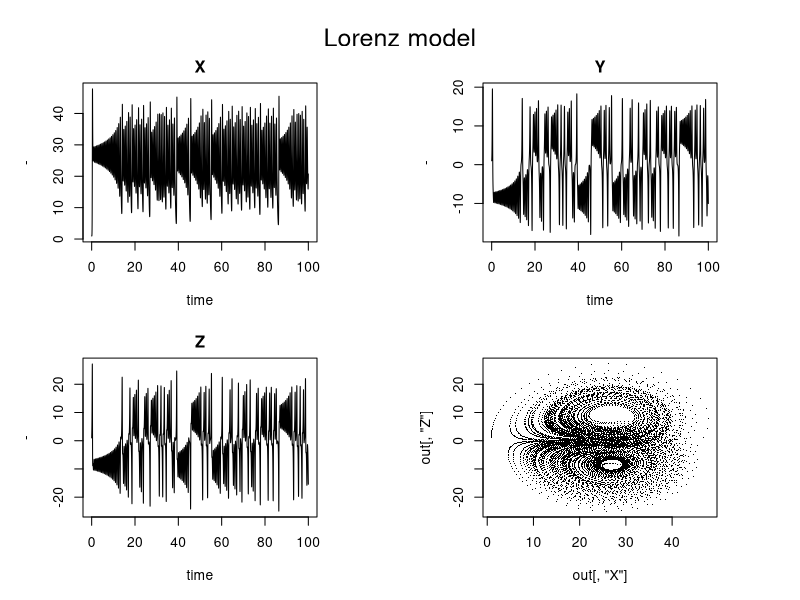

The R script that drew this image:
library(deSolve)

#--------------------------------------------------
# Example from deSolve Tutorial
# 1. A simple ODE: chaos in the atmosphere
#--------------------------------------------------

parameters <- c(a = -8/3, b=-10, c=28)
state <- c(X=1, Y=1, Z=1)

Lorenz <- function(t, state, parameters) {
  with(as.list(c(state, parameters)), {
    #rate of change
    dX <-a*X + Y*Z
    dY <-b * (Y-Z)
    dZ <- -X*Y + c*Y - Z
    #return tge rate of change
    list(c(dX,dY,dZ))
  }) #end with as.list
}

# run model for 100 days and give output at 0.01 daily intervals
# use seq() to create the time sequence
times <- seq(0,100,  by = 0.01)

#use ode() as default integration routine
#ode() input state variabel y, times, model function and parameters. 
#returns matrix with stat variables at requested output times

# ode = ordenairy differential equations
out <- ode(y = state, times = times, func = Lorenz, parms = parameters)
head(out)

#make nice plot
par(mar=c(5,5,2,5))
par(oma = c(0,0,3,0))
plot(out, xlab = "time", ylab = "-")
plot(out[, "X"], out[, "Z"], pch = ".")
mtext(outer = TRUE, side = 3, "Lorenz model", cex = 1.5)

#-------------------------------------------------------------------------
# 2. Solvers for initial value problems of ordinary differential equations
#-------------------------------------------------------------------------

# you can change the default integration method by using method

outc <- ode(state, times, Lorenz, parameters, method = "radau", atol = 1e-4, rtol=1e-4)

# using different integration routines and printing the time it takes
print(system.time(out1 <- rk4 (state, times, Lorenz, parameters)))
print(system.time(out2 <- lsode (state, times, Lorenz, parameters)))
print(system.time(out3 <- lsoda (state, times, Lorenz, parameters)))
print(system.time(out4 <- lsodes (state, times, Lorenz, parameters)))
print(system.time(out5 <- daspk (state, times, Lorenz, parameters)))
print(system.time(out6 <- vode (state, times, Lorenz, parameters)))

# to get an idea of all Runge-Kutta methods
help(rkMethod)

#In numerical analysis, the Runge–Kutta methods are a 
#family of implicit and explicit iterative methods, which includes the well-known 
#routine called the Euler Method, used in temporal discretization for the approximate 
#solutions of ordinary differential equations

#you also can define your own method

func <- function(t, x, parms){
  with(as.list(c(parms, x)),{
    dP <- a * P     - b * C * P
    dC <- b * P * C - c * C
    res <- c(dP, dC)
    list(res)
  })
}
# new method
rKnew <- rkMethod(ID = "midpoint", 
                  varstep = FALSE,
                  A       = c(0, 1/2),
                  b1      = c(0,1),
                  c       = c(0, 1/2),
                  stage   = 2,
                  Qerr    = 1)
out7 <-ode(y = c(P=2, C=1), 
           times = 0:100, 
           func, 
           parms = c(a=0.1, b=0.1, c=0.1), 
           method = rKnew)

head(out7)

#0.01 seconds step
times <- seq(0,40,  by = 0.01)
out <- ode(y = state, times = times, func = Lorenz, parms = parameters, method = "euler")
head(out)
# 1 second step
out <- ode(y = state, times = 0:40, func = Lorenz, parms = parameters, method = "euler")
head(out)
# prefered 1 second but smaller steps
out <- ode(y = state, times = 0:40, func = Lorenz, parms = parameters, method = "euler", hini=0.01)
head(out)


# running diagnostics
diagnostics(out1)
summary(out1)
